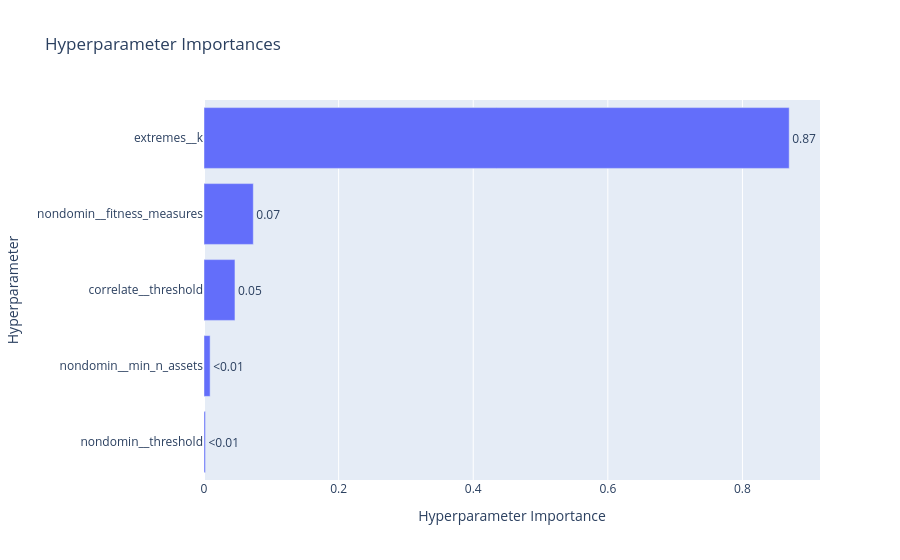

Source (notebook cell):
### Code cell
optuna.visualization.plot_param_importances(study)

### Figure 1 — Plotly figure (JSON) as saved in the notebook; plotly's stock layout.template omitted (floating-point values rounded to 4 significant figures)
{"data": [{"cliponaxis": false, "hovertemplate": ["nondomin__threshold (FloatDistribution): 0.002156590958962007<extra></extra>", "nondomin__min_n_assets (IntDistribution): 0.00909258122018037<extra></extra>", "correlate__threshold (FloatDistribution): 0.04600298953927182<extra></extra>", "nondomin__fitness_measures (CategoricalDistribution): 0.07327685109775597<extra></extra>", "extremes__k (FloatDistribution): 0.8694709871838298<extra></extra>"], "name": "Objective Value", "orientation": "h", "text": ["<0.01", "<0.01", "0.05", "0.07", "0.87"], "textposition": "outside", "type": "bar", "x": [0.002157, 0.009093, 0.046, 0.07328, 0.8695], "y": ["nondomin__threshold", "nondomin__min_n_assets", "correlate__threshold", "nondomin__fitness_measures", "extremes__k"]}], "layout": {"title": {"text": "Hyperparameter Importances"}, "xaxis": {"title": {"text": "Hyperparameter Importance"}}, "yaxis": {"title": {"text": "Hyperparameter"}}}}
